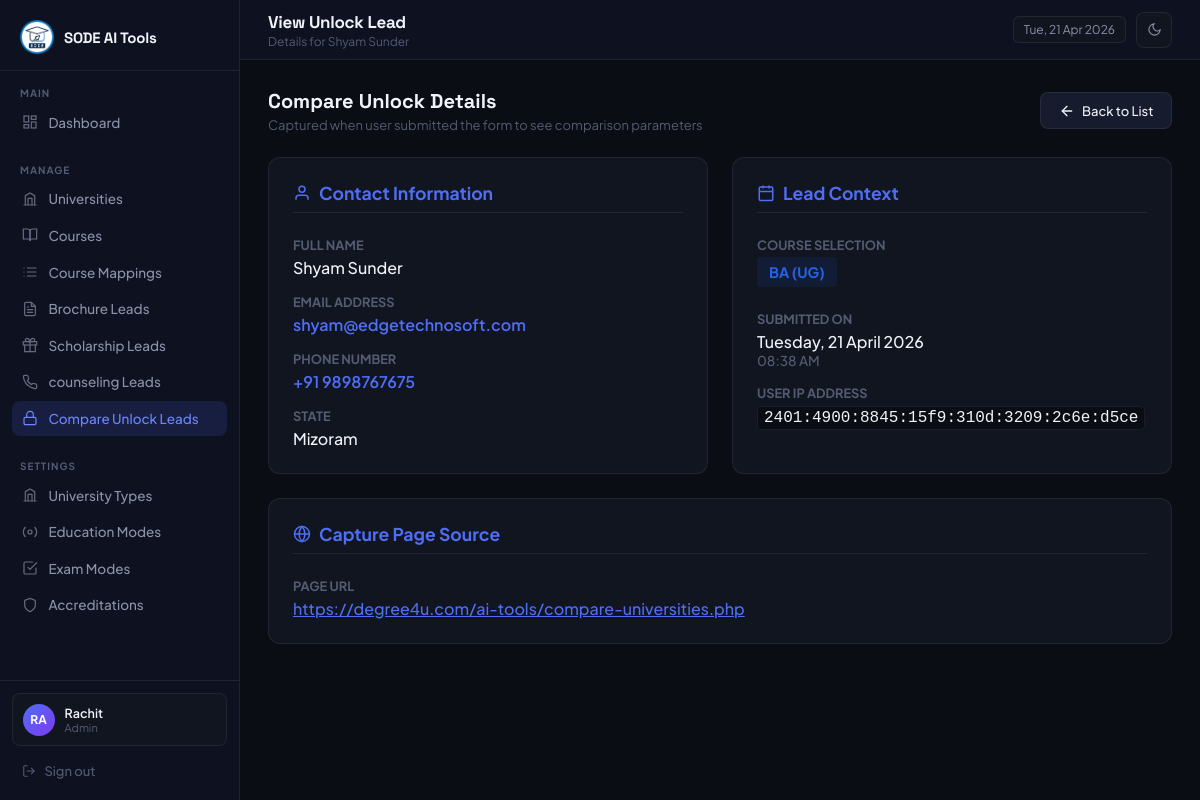
/admin/compare_unlock_lead_view.php?id=13 (signed in), run on the app's committed database.
### tables this page shows
CREATE TABLE `compare_unlock_leads` (
  `id` int(11) NOT NULL,
  `name` varchar(150) NOT NULL,
  `email` varchar(200) NOT NULL,
  `country_code` varchar(10) DEFAULT '+91',
  `phone` varchar(20) NOT NULL,
  `course` varchar(200) DEFAULT NULL,
  `state` varchar(100) DEFAULT NULL,
  `page_url` text DEFAULT NULL,
  `user_ip` varchar(50) DEFAULT NULL,
  `created_at` datetime NOT NULL
);

### includes/helpers.php (called while the page is built, shortened)
<?php
function e(mixed $val): string {
    return htmlspecialchars((string)$val, ENT_QUOTES, 'UTF-8');
}

### admin/compare_unlock_lead_view.php (the view, shortened to what this page needs)
<?php
require_once '../includes/db.php';
require_once '../includes/helpers.php';
$id = $_GET['id'] ?? null;
try {
  $stmt = $pdo->prepare("SELECT * FROM compare_unlock_leads WHERE id = ?");
  $stmt->execute([$id]);
  $lead = $stmt->fetch(PDO::FETCH_ASSOC);
} catch (PDOException $e) {
  set_flash('error', 'Database error: ' . $e->getMessage());
  redirect(ADMIN_URL . '/compare_unlock_leads.php');
}
$page_title = 'View Unlock Lead';
$page_subtitle = 'Details for ' . e($lead['name']);
?>
<!DOCTYPE html>
<html lang="en">
<head>
</head>
<body>
  <?php require_once __DIR__ . '/includes/sidebar.php'; ?>
  <main class="main">
    <?php require_once __DIR__ . '/includes/topbar.php'; ?>
    <div class="content">
      <div class="page-header" style="margin-bottom: 1.5rem;">
        <div>
          <h3>Compare Unlock Details</h3>
          <p>Captured when user submitted the form to see comparison parameters</p>
        </div>
        <div class="page-actions">
          <a href="compare_unlock_leads.php" class="btn btn-secondary">
            <svg width="16" height="16" viewBox="0 0 24 24" fill="none" stroke="currentColor" stroke-width="2"
              stroke-linecap="round">
              <line x1="19" y1="12" x2="5" y2="12"></line>
              <polyline points="12 19 5 12 12 5"></polyline>
            </svg>
            Back to List
          </a>
        </div>
      </div>
      <div class="lead-details-grid">
        <div class="detail-card">
          <h3>
            <svg width="18" height="18" viewBox="0 0 24 24" fill="none" stroke="currentColor" stroke-width="2">
              <path d="M20 21v-2a4 4 0 0 0-4-4H8a4 4 0 0 0-4 4v2"></path>
              <circle cx="12" cy="7" r="4"></circle>
            </svg>
            Contact Information
          </h3>
          <div class="detail-row">
            <span class="detail-label">Full Name</span>
            <span class="detail-value"><?= e($lead['name']) ?></span>
          </div>
          <div class="detail-row">
            <span class="detail-label">Email Address</span>
            <span class="detail-value highlight">
              <a href="mailto:<?= e($lead['email']) ?>"
                style="color:inherit; text-decoration:none;"><?= e($lead['email']) ?></a>
            </span>
          </div>
          <div class="detail-row">
            <span class="detail-label">Phone Number</span>
            <span class="detail-value highlight">
              <a href="tel:<?= e($lead['country_code']) . e($lead['phone']) ?>"
                style="color:inherit; text-decoration:none;">
                <?= e($lead['country_code'] ?: '+91') ?> <?= e($lead['phone']) ?>
              </a>
            </span>
          </div>
          <div class="detail-row">
            <span class="detail-label">State</span>
            <span class="detail-value"><?= e($lead['state'] ?: 'N/A') ?></span>
          </div>
        </div>
        <div class="detail-card">
          <h3>
            <svg width="18" height="18" viewBox="0 0 24 24" fill="none" stroke="currentColor" stroke-width="2">
              <rect x="3" y="4" width="18" height="18" rx="2" ry="2"></rect>
              <line x1="16" y1="2" x2="16" y2="6"></line>
              <line x1="8" y1="2" x2="8" y2="6"></line>
              <line x1="3" y1="10" x2="21" y2="10"></line>
            </svg>
            Lead Context
          </h3>
          <div class="detail-row">
            <span class="detail-label">Course Selection</span>
            <span class="detail-value">
              <span class="badge"
                style="background:rgba(37,99,235,0.1); color:#2563eb; font-size:0.9rem; padding:6px 12px; font-weight:700;">
                <?= e($lead['course'] ?: 'N/A') ?>
              </span>
            </span>
          </div>
          <div class="detail-row" style="margin-top:1.5rem;">
            <span class="detail-label">Submitted On</span>
            <span class="detail-value"><?= date('l, d F Y', strtotime($lead['created_at'])) ?></span>
            <span class="detail-value" style="font-size:0.85rem; color:var(--text-s);"><?= date('h:i A', strtotime($lead['created_at'])) ?></span>
          </div>
          <div class="detail-row">
            <span class="detail-label">User IP Address</span>
            <span class="detail-value"><code
                style="background:var(--bg); color:var(--text); padding:2px 6px; border-radius:4px; border:1px solid var(--border);"><?= e($lead['user_ip'] ?: 'Unknown') ?></code></span>
          </div>
        </div>
        <div class="detail-card" style="grid-column: 1 / -1;">
          <h3>
            <svg width="18" height="18" viewBox="0 0 24 24" fill="none" stroke="currentColor" stroke-width="2">
              <circle cx="12" cy="12" r="10"></circle>
              <line x1="2" y1="12" x2="22" y2="12"></line>
              <path d="M12 2a15.3 15.3 0 0 1 4 10 15.3 15.3 0 0 1-4 10 15.3 15.3 0 0 1-4-10 15.3 15.3 0 0 1 4-10z">
              </path>
            </svg>
            Capture Page Source
          </h3>
          <div class="detail-row">
            <span class="detail-label">Page URL</span>
            <span class="detail-value">
                <a href="<?= e($lead['page_url']) ?>" target="_blank" style="color:var(--accent); text-decoration:underline;">
                    <?= e($lead['page_url'] ?: '—') ?>
                </a>
            </span>
          </div>
        </div>
      </div>
    </div>
  </main>
</body>
</html>

### admin/includes/topbar.php (shortened to what this page needs)
<div class="topbar">
  <div class="topbar-left-wrap">
    <div class="topbar-left">
      <h2><?= htmlspecialchars($page_title) ?></h2>
      <?php if ($page_subtitle): ?>
        <p><?= htmlspecialchars($page_subtitle) ?></p>
      <?php endif; ?>
    </div>
  </div>
  <div class="topbar-right">
    <div class="badge-date"><?= date('D, d M Y') ?></div>
    <button class="btn-theme-toggle" id="themeToggle" aria-label="Toggle theme" title="Toggle light/dark mode">
      <span class="icon-dark">
        <svg width="15" height="15" viewBox="0 0 24 24" fill="none" stroke="currentColor" stroke-width="1.8" stroke-linecap="round">
          <path d="M21 12.79A9 9 0 1 1 11.21 3 7 7 0 0 0 21 12.79z"/>
        </svg>
      </span>
    </button>
  </div>
</div>

### admin/includes/layout_head.php (style rules this page uses)
*, *::before, *::after { box-sizing: border-box; margin: 0; padding: 0; }
:root { color-scheme: dark; --bg: #0a0d14; --sidebar: #0e1120; --surface: #111520; --surface-h: #161b2e; --border: rgba(255, 255, 255, 0.07); --border-h: rgba(255, 255, 255, 0.13); --accent: #4f6ef7; --accent-h: #6b85ff; --accent-g: #7c3aed; --text: #f1f3f9; --text-m: #8b92a8; --text-s: #545c72; --success: #22c55e; --warning: #f59e0b; --danger: #ef4444; --radius: 12px; --radius-sm: 8px; --sidebar-w: 240px; }
body { font-family: 'Plus Jakarta Sans', sans-serif; background: var(--bg); color: var(--text); display: flex; min-height: 100vh; font-size: 14px; transition: background 0.2s, color 0.2s; overflow-x: hidden; }
.main { margin-left: var(--sidebar-w); flex: 1; display: flex; flex-direction: column; min-height: 100vh; min-width: 0; }
.topbar { height: 60px; border-bottom: 1px solid var(--border); display: flex; align-items: center; justify-content: space-between; padding: 0 1.75rem; background: var(--sidebar); position: sticky; top: 0; z-index: 50; }
.topbar-left-wrap { display: flex; align-items: center; gap: 12px; }
.topbar-left h2 { font-family: 'Space Grotesk', sans-serif; font-size: 17px; font-weight: 700; letter-spacing: -0.3px; }
.topbar-left p { font-size: 12px; color: var(--text-s); margin-top: 1px; }
.topbar-right { display: flex; align-items: center; gap: 10px; }
.badge-date { background: var(--surface); border: 1px solid var(--border); border-radius: 6px; padding: 5px 10px; font-size: 12px; color: var(--text-m); }
.btn-theme-toggle { display: flex; align-items: center; justify-content: center; width: 36px; height: 36px; background: var(--surface); border: 1px solid var(--border); border-radius: var(--radius-sm); cursor: pointer; color: var(--text-m); transition: background 0.15s, color 0.15s, border-color 0.15s; flex-shrink: 0; }
body .icon-dark { display: flex; }
.content { padding: 1.75rem; flex: 1; min-width: 0; max-width: 100%; overflow-x: hidden; }
.badge { display: inline-block; padding: 2px 8px; border-radius: 4px; font-size: 11px; font-weight: 600; }
.btn { display: inline-flex; align-items: center; gap: 7px; padding: 0.6rem 1.1rem; border-radius: var(--radius-sm); font-size: 13px; font-weight: 500; font-family: inherit; cursor: pointer; transition: opacity 0.2s, transform 0.15s, background 0.15s; text-decoration: none; border: 1px solid transparent; }
.btn-secondary { background: var(--surface-h); color: var(--text); border-color: var(--border); }
.page-header { display: flex; align-items: center; justify-content: space-between; margin-bottom: 1.5rem; }
.page-header h3 { font-family: 'Space Grotesk', sans-serif; font-size: 20px; font-weight: 700; }
.page-header p { font-size: 13px; color: var(--text-s); margin-top: 3px; }

### admin/compare_unlock_lead_view.php (style rules this page uses)
.lead-details-grid { display: grid; grid-template-columns: 1fr; gap: 1.5rem; }
@media (min-width: 768px) { .lead-details-grid { grid-template-columns: 1fr 1fr; } }
.detail-card { background: var(--surface); border: 1px solid var(--border); border-radius: var(--radius); padding: 1.5rem; }
.detail-card h3 { font-size: 1.1rem; margin-bottom: 1.5rem; color: var(--accent); border-bottom: 1px solid var(--border); padding-bottom: 0.5rem; display: flex; align-items: center; gap: 8px; }
.detail-row { display: flex; flex-direction: column; margin-bottom: 1rem; }
.detail-row:last-child { margin-bottom: 0; }
.detail-label { font-size: 0.8rem; color: var(--text-s); font-weight: 700; text-transform: uppercase; margin-bottom: 0.25rem; }
.detail-value { font-size: 1rem; color: var(--text); font-weight: 500; }
.detail-value.highlight { color: var(--accent); font-weight: 600; }

### data on the page
compare_unlock_leads: name "Details for Shyam Sunder", name "Shyam Sunder", email "shyam@edgetechnosoft.com", country_code "+91", phone "9898767675", state "Mizoram", course "BA (UG)", created_at "Tuesday, 21 April 2026", created_at "08:38 AM", user_ip "2401:4900:8845:15f9:310d:3209:2c6e:d5ce", page_url "https://degree4u.com/ai-tools/compare-universities.php"

### other printed values
substr($_SESSION['admin_name'], 0, 2) "RA"
$_SESSION['admin_name'] "Rachit"
$_SESSION['admin_role'] "Admin"
$page_title "View Unlock Lead"
